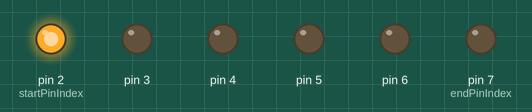
Recording of a sketch running on a simulated Arduino Uno, built with avr-gcc and run on an emulated ATmega328P. On the bench: output pins drawn as LEDs (lit = HIGH).

Above: at 0.15 s.
At 0.75 s:
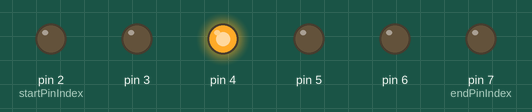
At 1.05 s:
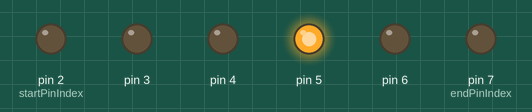
At 1.35 s:
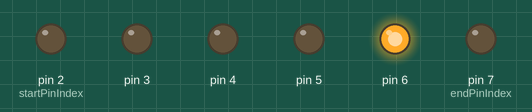
At 2.25 s:
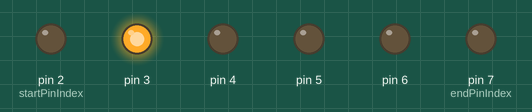
At 3.45 s:
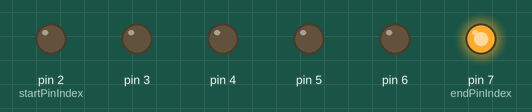
Timing chart, 0 to 4.1 s (numbered marks = the images above):
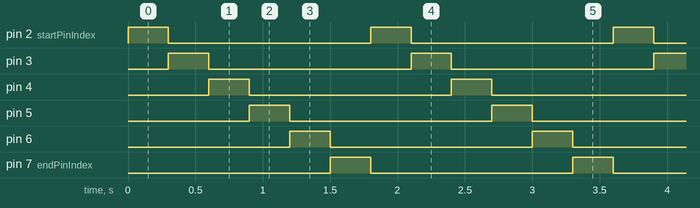

Measured:
- by itself, pin 2 (startPinIndex), pin 3–6, pin 7 (endPinIndex): alternates HIGH for 0.30 s and LOW for 1.5 s
- by itself, everything shown: repeats every 1.8 s, in 6 steps

The sketch:

MultiLED.ino
```cpp
//多个LED 使用2到7 pin

int startPinIndex = 2;
int endPinIndex = 7;

int currentPinIndex;

void setup() {
  // put your setup code here, to run once:

  //打开需要的pin
  for (int i = startPinIndex ; i <= endPinIndex; ++i)
  {
    pinMode(i, OUTPUT);
  }

  currentPinIndex = startPinIndex;

}

void loop() {
  // put your main code here, to run repeatedly:

  //注意for的用法，把所有都先关了
  for (int i =  startPinIndex ; i <= endPinIndex; ++i)
  {
    digitalWrite(i, LOW);
  }

  //打开currentIndex
  digitalWrite(currentPinIndex, HIGH);

  delay(300);
  currentPinIndex ++;
  if (currentPinIndex > endPinIndex)
  {
    currentPinIndex = startPinIndex;

  }


}
```
